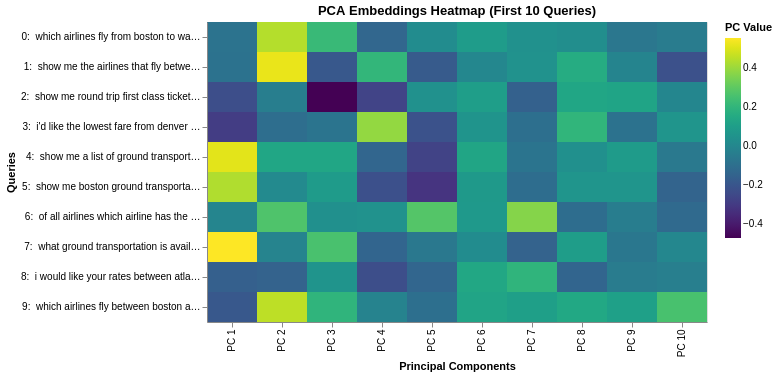

Source (notebook cell):
### Markdown cell above
### Visualizing PCA Embeddings with a Heatmap

We will visualize the first 10 principal components for the first 10 data points using `altair`. This provides an easy way to see how the reduced features represent each query.

### Code cell
# Prepare the data for the heatmap of the first 10 documents and their 10 principal components
n_queries = 10
n_pcs = 10

# Create a list of records for the dataframe
heatmap_data = []
for i in range(n_queries):
    query_text = df['query'].iloc[i]
    # Truncate text for cleaner visualization labels
    short_query = (query_text[:40] + '...') if len(query_text) > 40 else query_text
    for j in range(n_pcs):
        heatmap_data.append({
            'Query Index': f"{i}: {short_query}",
            'Principal Component': f"PC {j+1}",
            'Value': embeds_pc[i, j]
        })

df_heatmap = pd.DataFrame(heatmap_data)

# Create the Altair heatmap
heatmap = alt.Chart(df_heatmap).mark_rect().encode(
    x=alt.X('Principal Component:O', sort=None, title='Principal Components'),
    y=alt.Y('Query Index:O', sort=None, title='Queries'),
    color=alt.Color('Value:Q', scale=alt.Scale(scheme='viridis'), title='PC Value'),
    tooltip=['Query Index', 'Principal Component', 'Value']
).properties(
    width=500,
    height=300,
    title='PCA Embeddings Heatmap (First 10 Queries)'
)

heatmap

### Figure 1 — Vega-Lite specification as saved in the notebook (floating-point values rounded to 4 significant figures)
{"config": {"view": {"continuousWidth": 300, "continuousHeight": 300}}, "data": {"name": "data-7153ebd862a6a5b12b3fa158c8c1e1bc"}, "mark": {"type": "rect"}, "encoding": {"color": {"field": "Value", "scale": {"scheme": "viridis"}, "title": "PC Value", "type": "quantitative"}, "tooltip": [{"field": "Query Index", "type": "nominal"}, {"field": "Principal Component", "type": "nominal"}, {"field": "Value", "type": "quantitative"}], "x": {"field": "Principal Component", "sort": null, "title": "Principal Components", "type": "ordinal"}, "y": {"field": "Query Index", "sort": null, "title": "Queries", "type": "ordinal"}}, "height": 300, "title": "PCA Embeddings Heatmap (First 10 Queries)", "width": 500, "$schema": "https://vega.github.io/schema/vega-lite/v5.20.1.json", "datasets": {"data-7153ebd862a6a5b12b3fa158c8c1e1bc": [{"Query Index": "0:  which airlines fly from boston to washi...", "Principal Component": "PC 1", "Value": -0.08284}, {"Query Index": "0:  which airlines fly from boston to washi...", "Principal Component": "PC 2", "Value": 0.4362}, {"Query Index": "0:  which airlines fly from boston to washi...", "Principal Component": "PC 3", "Value": 0.2193}, {"Query Index": "0:  which airlines fly from boston to washi...", "Principal Component": "PC 4", "Value": -0.1351}, {"Query Index": "0:  which airlines fly from boston to washi...", "Principal Component": "PC 5", "Value": 0.02247}, {"Query Index": "0:  which airlines fly from boston to washi...", "Principal Component": "PC 6", "Value": 0.08949}, {"Query Index": "0:  which airlines fly from boston to washi...", "Principal Component": "PC 7", "Value": 0.04138}, {"Query Index": "0:  which airlines fly from boston to washi...", "Principal Component": "PC 8", "Value": 0.03038}, {"Query Index": "0:  which airlines fly from boston to washi...", "Principal Component": "PC 9", "Value": -0.06748}, {"Query Index": "0:  which airlines fly from boston to washi...", "Principal Component": "PC 10", "Value": -0.04762}, {"Query Index": "1:  show me the airlines that fly between t...", "Principal Component": "PC 1", "Value": -0.08646}, {"Query Index": "1:  show me the airlines that fly between t...", "Principal Component": "PC 2", "Value": 0.5174}, {"Query Index": "1:  show me the airlines that fly between t...", "Principal Component": "PC 3", "Value": -0.1888}, {"Query Index": "1:  show me the airlines that fly between t...", "Principal Component": "PC 4", "Value": 0.2042}, {"Query Index": "1:  show me the airlines that fly between t...", "Principal Component": "PC 5", "Value": -0.1818}, {"Query Index": "1:  show me the airlines that fly between t...", "Principal Component": "PC 6", "Value": 0.0002595}, {"Query Index": "1:  show me the airlines that fly between t...", "Principal Component": "PC 7", "Value": 0.04403}, {"Query Index": "1:  show me the airlines that fly between t...", "Principal Component": "PC 8", "Value": 0.1576}, {"Query Index": "1:  show me the airlines that fly between t...", "Principal Component": "PC 9", "Value": -0.01062}, {"Query Index": "1:  show me the airlines that fly between t...", "Principal Component": "PC 10", "Value": -0.2187}, {"Query Index": "2:  show me round trip first class tickets ...", "Principal Component": "PC 1", "Value": -0.2323}, {"Query Index": "2:  show me round trip first class tickets ...", "Principal Component": "PC 2", "Value": -0.03851}, {"Query Index": "2:  show me round trip first class tickets ...", "Principal Component": "PC 3", "Value": -0.4692}, {"Query Index": "2:  show me round trip first class tickets ...", "Principal Component": "PC 4", "Value": -0.2638}, {"Query Index": "2:  show me round trip first class tickets ...", "Principal Component": "PC 5", "Value": 0.03896}, {"Query Index": "2:  show me round trip first class tickets ...", "Principal Component": "PC 6", "Value": 0.1009}, {"Query Index": "2:  show me round trip first class tickets ...", "Principal Component": "PC 7", "Value": -0.1587}, {"Query Index": "2:  show me round trip first class tickets ...", "Principal Component": "PC 8", "Value": 0.1351}, {"Query Index": "2:  show me round trip first class tickets ...", "Principal Component": "PC 9", "Value": 0.1238}, {"Query Index": "2:  show me round trip first class tickets ...", "Principal Component": "PC 10", "Value": -0.002926}, {"Query Index": "3:  i'd like the lowest fare from denver to...", "Principal Component": "PC 1", "Value": -0.29}, {"Query Index": "3:  i'd like the lowest fare from denver to...", "Principal Component": "PC 2", "Value": -0.1034}, {"Query Index": "3:  i'd like the lowest fare from denver to...", "Principal Component": "PC 3", "Value": -0.0779}, {"Query Index": "3:  i'd like the lowest fare from denver to...", "Principal Component": "PC 4", "Value": 0.3868}, {"Query Index": "3:  i'd like the lowest fare from denver to...", "Principal Component": "PC 5", "Value": -0.2128}, {"Query Index": "3:  i'd like the lowest fare from denver to...", "Principal Component": "PC 6", "Value": 0.05682}, {"Query Index": "3:  i'd like the lowest fare from denver to...", "Principal Component": "PC 7", "Value": -0.09813}, {"Query Index": "3:  i'd like the lowest fare from denver to...", "Principal Component": "PC 8", "Value": 0.1994}, {"Query Index": "3:  i'd like the lowest fare from denver to...", "Principal Component": "PC 9", "Value": -0.08896}, {"Query Index": "3:  i'd like the lowest fare from denver to...", "Principal Component": "PC 10", "Value": 0.06111}, {"Query Index": "4:  show me a list of ground transportation...", "Principal Component": "PC 1", "Value": 0.5077}, {"Query Index": "4:  show me a list of ground transportation...", "Principal Component": "PC 2", "Value": 0.1337}, {"Query Index": "4:  show me a list of ground transportation...", "Principal Component": "PC 3", "Value": 0.135}, {"Query Index": "4:  show me a list of ground transportation...", "Principal Component": "PC 4", "Value": -0.1375}, {"Query Index": "4:  show me a list of ground transportation...", "Principal Component": "PC 5", "Value": -0.2699}, {"Query Index": "4:  show me a list of ground transportation...", "Principal Component": "PC 6", "Value": 0.13}, {"Query Index": "4:  show me a list of ground transportation...", "Principal Component": "PC 7", "Value": -0.0766}, {"Query Index": "4:  show me a list of ground transportation...", "Principal Component": "PC 8", "Value": 0.03743}, {"Query Index": "4:  show me a list of ground transportation...", "Principal Component": "PC 9", "Value": 0.08863}, {"Query Index": "4:  show me a list of ground transportation...", "Principal Component": "PC 10", "Value": -0.05579}, {"Query Index": "5:  show me boston ground transportation", "Principal Component": "PC 1", "Value": 0.4309}, {"Query Index": "5:  show me boston ground transportation", "Principal Component": "PC 2", "Value": 0.01406}, {"Query Index": "5:  show me boston ground transportation", "Principal Component": "PC 3", "Value": 0.08628}, {"Query Index": "5:  show me boston ground transportation", "Principal Component": "PC 4", "Value": -0.2223}, {"Query Index": "5:  show me boston ground transportation", "Principal Component": "PC 5", "Value": -0.3164}, {"Query Index": "5:  show me boston ground transportation", "Principal Component": "PC 6", "Value": 0.08083}, {"Query Index": "5:  show me boston ground transportation", "Principal Component": "PC 7", "Value": -0.107}, {"Query Index": "5:  show me boston ground transportation", "Principal Component": "PC 8", "Value": 0.06137}, {"Query Index": "5:  show me boston ground transportation", "Principal Component": "PC 9", "Value": 0.06221}, {"Query Index": "5:  show me boston ground transportation", "Principal Component": "PC 10", "Value": -0.147}, {"Query Index": "6:  of all airlines which airline has the m...", "Principal Component": "PC 1", "Value": -0.01038}, {"Query Index": "6:  of all airlines which airline has the m...", "Principal Component": "PC 2", "Value": 0.2676}, {"Query Index": "6:  of all airlines which airline has the m...", "Principal Component": "PC 3", "Value": 0.03864}, {"Query Index": "6:  of all airlines which airline has the m...", "Principal Component": "PC 4", "Value": 0.04593}, {"Query Index": "6:  of all airlines which airline has the m...", "Principal Component": "PC 5", "Value": 0.2786}, {"Query Index": "6:  of all airlines which airline has the m...", "Principal Component": "PC 6", "Value": 0.07915}, {"Query Index": "6:  of all airlines which airline has the m...", "Principal Component": "PC 7", "Value": 0.3642}, {"Query Index": "6:  of all airlines which airline has the m...", "Principal Component": "PC 8", "Value": -0.1072}, {"Query Index": "6:  of all airlines which airline has the m...", "Principal Component": "PC 9", "Value": -0.04408}, {"Query Index": "6:  of all airlines which airline has the m...", "Principal Component": "PC 10", "Value": -0.1206}, {"Query Index": "7:  what ground transportation is available...", "Principal Component": "PC 1", "Value": 0.5505}, {"Query Index": "7:  what ground transportation is available...", "Principal Component": "PC 2", "Value": -0.01484}, {"Query Index": "7:  what ground transportation is available...", "Principal Component": "PC 3", "Value": 0.2568}, {"Query Index": "7:  what ground transportation is available...", "Principal Component": "PC 4", "Value": -0.1417}, {"Query Index": "7:  what ground transportation is available...", "Principal Component": "PC 5", "Value": -0.06106}, {"Query Index": "7:  what ground transportation is available...", "Principal Component": "PC 6", "Value": 0.02148}, {"Query Index": "7:  what ground transportation is available...", "Principal Component": "PC 7", "Value": -0.1511}, {"Query Index": "7:  what ground transportation is available...", "Principal Component": "PC 8", "Value": 0.09727}, {"Query Index": "7:  what ground transportation is available...", "Principal Component": "PC 9", "Value": -0.06465}, {"Query Index": "7:  what ground transportation is available...", "Principal Component": "PC 10", "Value": 0.001236}, {"Query Index": "8:  i would like your rates between atlanta...", "Principal Component": "PC 1", "Value": -0.1613}, {"Query Index": "8:  i would like your rates between atlanta...", "Principal Component": "PC 2", "Value": -0.1521}, {"Query Index": "8:  i would like your rates between atlanta...", "Principal Component": "PC 3", "Value": 0.0575}, {"Query Index": "8:  i would like your rates between atlanta...", "Principal Component": "PC 4", "Value": -0.2302}, {"Query Index": "8:  i would like your rates between atlanta...", "Principal Component": "PC 5", "Value": -0.1385}, {"Query Index": "8:  i would like your rates between atlanta...", "Principal Component": "PC 6", "Value": 0.1399}, {"Query Index": "8:  i would like your rates between atlanta...", "Principal Component": "PC 7", "Value": 0.1961}, {"Query Index": "8:  i would like your rates between atlanta...", "Principal Component": "PC 8", "Value": -0.1403}, {"Query Index": "8:  i would like your rates between atlanta...", "Principal Component": "PC 9", "Value": -0.04562}, {"Query Index": "8:  i would like your rates between atlanta...", "Principal Component": "PC 10", "Value": -0.03628}, {"Query Index": "9:  which airlines fly between boston and p...", "Principal Component": "PC 1", "Value": -0.1914}, {"Query Index": "9:  which airlines fly between boston and p...", "Principal Component": "PC 2", "Value": 0.4505}, {"Query Index": "9:  which airlines fly between boston and p...", "Principal Component": "PC 3", "Value": 0.1961}, {"Query Index": "9:  which airlines fly between boston and p...", "Principal Component": "PC 4", "Value": -0.0153}, {"Query Index": "9:  which airlines fly between boston and p...", "Principal Component": "PC 5", "Value": -0.09876}, {"Query Index": "9:  which airlines fly between boston and p...", "Principal Component": "PC 6", "Value": 0.1263}, {"Query Index": "9:  which airlines fly between boston and p...", "Principal Component": "PC 7", "Value": 0.1047}, {"Query Index": "9:  which airlines fly between boston and p...", "Principal Component": "PC 8", "Value": 0.1411}, {"Query Index": "9:  which airlines fly between boston and p...", "Principal Component": "PC 9", "Value": 0.109}, {"Query Index": "9:  which airlines fly between boston and p...", "Principal Component": "PC 10", "Value": 0.2544}]}}
